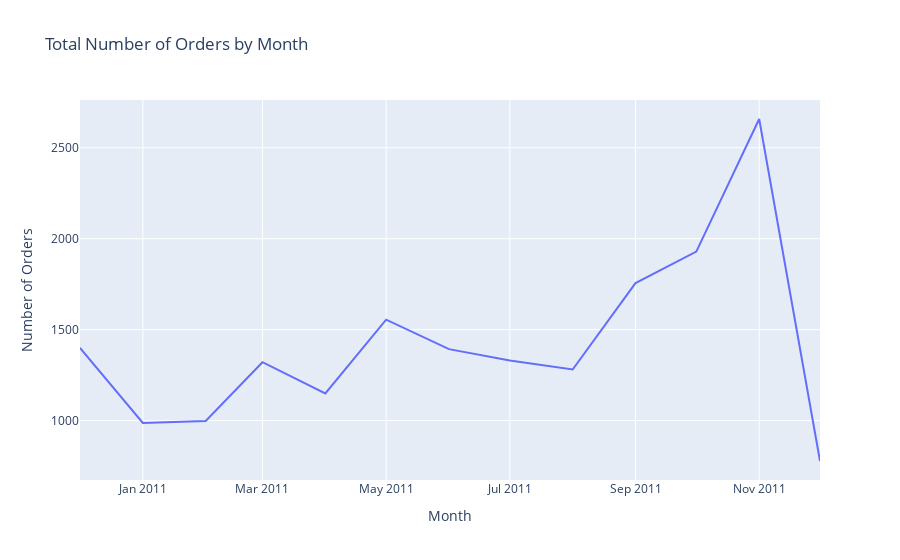

The cell this chart's notebook holds for it:
### Code cell
#Create line chart to show Total Number of Order By Month

import plotly.graph_objects as go

init_notebook_mode(connected=True)

# Convert invoice_date to datetime format
df_new['invoice_date'] = pd.to_datetime(df_new['invoice_date'])

# Create a new column with year and month
df_new['year_month'] = df_new['invoice_date'].dt.to_period('M')

# Group by year_month and count the number of unique invoices
orders_by_month = df_new.groupby('year_month')['invoice_no'].nunique().reset_index()

# Line chart
fig = go.Figure()
fig.add_trace(go.Scatter(x=orders_by_month['year_month'].apply(lambda x: x.strftime('%Y-%m')), y=orders_by_month['invoice_no'], mode='lines'))
fig.update_layout(title='Total Number of Orders by Month', xaxis_title='Month', yaxis_title='Number of Orders')
fig.show()

### Figure 1 — Plotly figure (JSON) as saved in the notebook; plotly's stock layout.template omitted (floating-point values rounded to 4 significant figures)
{"data": [{"mode": "lines", "type": "scatter", "x": ["2010-12", "2011-01", "2011-02", "2011-03", "2011-04", "2011-05", "2011-06", "2011-07", "2011-08", "2011-09", "2011-10", "2011-11", "2011-12"], "y": [1400, 987, 998, 1321, 1149, 1555, 1393, 1331, 1281, 1756, 1929, 2658, 778]}], "layout": {"title": {"text": "Total Number of Orders by Month"}, "xaxis": {"title": {"text": "Month"}}, "yaxis": {"title": {"text": "Number of Orders"}}}}
